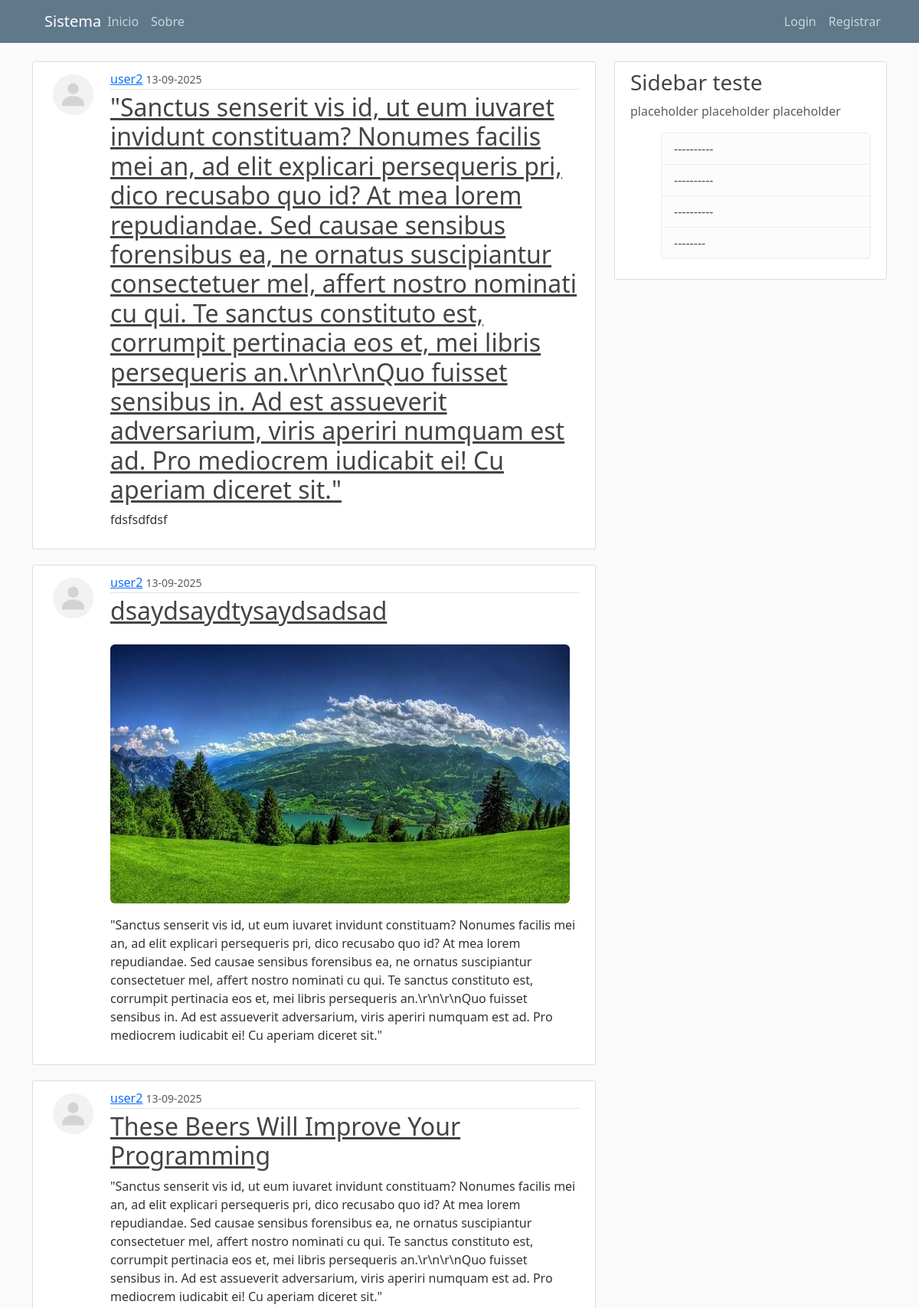
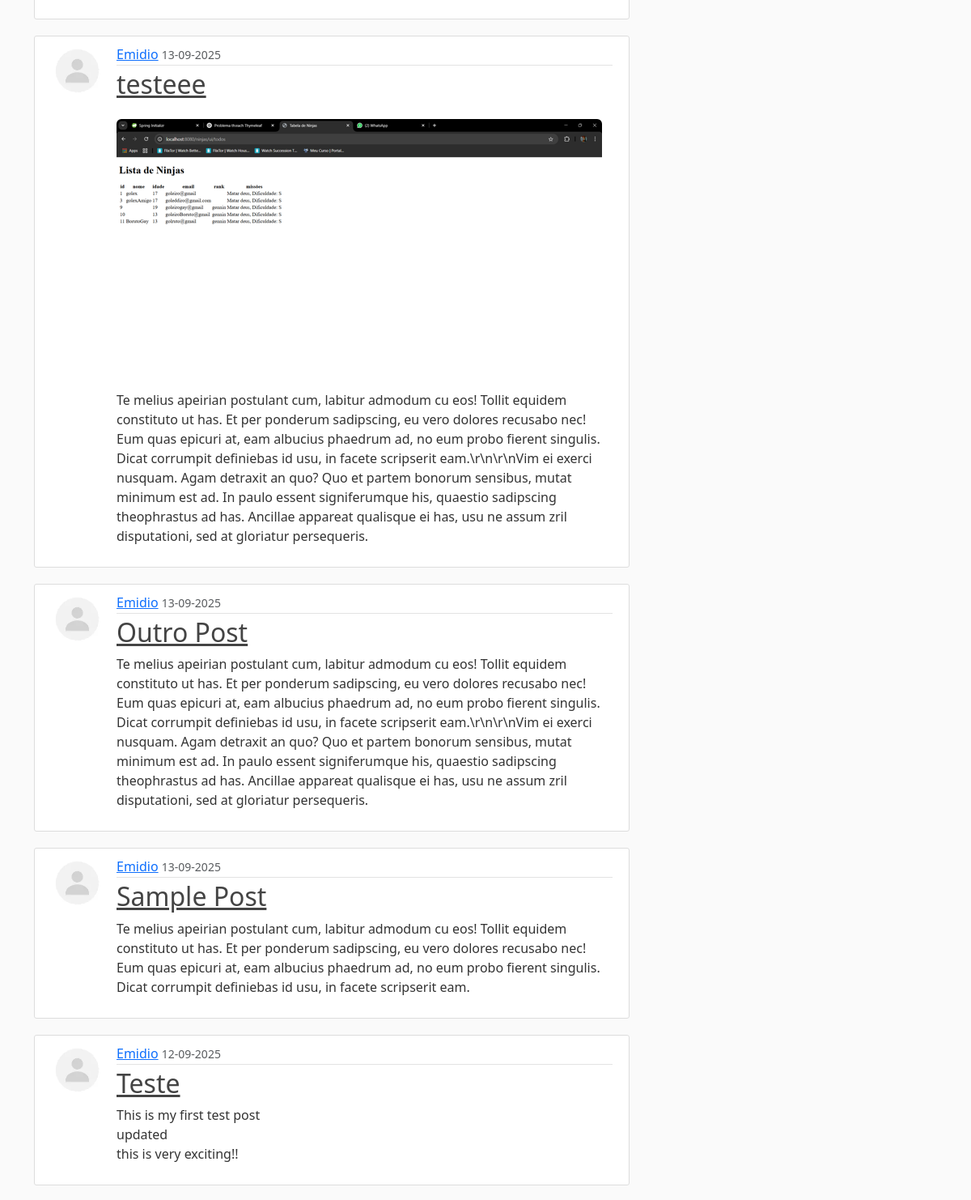
The page / (upper part) on the database its author committed (2 pictures, top to bottom).
### flaskblog/models.py (models this page shows, shortened)
class Post(db.Model):
    id = db.Column(db.Integer, primary_key = True)
    title = db.Column(db.String(100), nullable = False)
    date_posted = db.Column(db.DateTime, nullable = False, default = datetime.now)
    content = db.Column(db.Text, nullable = False)
    image_file = db.Column(db.String(20), nullable=True)
    user_id = db.Column(db.Integer, db.ForeignKey('user.id'), nullable = False)

class User(db.Model, UserMixin):
    id = db.Column(db.Integer, primary_key = True)
    username = db.Column(db.String(20), unique = True, nullable = False)
    email = db.Column(db.String(120), unique = True, nullable = False)
    image_file = db.Column(db.String(20), nullable = False, default = 'default.jpg')
    password = db.Column(db.String(60), nullable = False)
    posts = db.relationship('Post', backref = 'author', lazy = True)

### flaskblog/routes.py (the view)
@app.route("/")
def home():
    page = request.args.get('page', 1, type=int)
    posts = Post.query.order_by(Post.date_posted.desc()).paginate(page = page, per_page=8)
    return render_template('home.html', posts=posts)

### flaskblog/templates/home.html (shortened to what this page needs)
{% extends "layout.html" %}
{% block content %}
{% for post in posts.items %}
<article class="media content-section align-items-start">
    <img class="rounded-circle article-img" src="{{ url_for('static', filename = 'profile_pics/') + post.author.image_file }}" alt="">
    <div class="media-body">
        <div class="article-metadata">
            <a class="mr-2" href="#">{{ post.author.username }}</a>
            <small class="text-muted">{{ post.date_posted.strftime('%d-%m-%Y') }}</small>
        </div>
        <h2><a class="article-title" href="{{ url_for('post', post_id = post.id) }}">{{ post.title }}</a></h2>
        {% if post.image_file %}
            <img class="img-fluid rounded mt-3 mb-3" src="{{ url_for('static', filename='post_pics/' + post.image_file) }}">
        {% endif %}
        <p class="article-content">{{ post.content }}</p>
    </div>
</article>
{% endfor %}
{% endblock content %}

### flaskblog/templates/layout.html (shortened to what this page needs)
<!DOCTYPE html>
<html lang="en">
<head>
    <link rel="stylesheet" href="https://cdn.jsdelivr.net/npm/bootstrap@5.3.8/dist/css/bootstrap.rtl.min.css"
>
    <link rel="stylesheet" type="text/css" href="{{ url_for('static', filename='main.css')}}">
</head>
<body>
    <header class="site-header">
        <nav class="navbar navbar-expand-md navbar-dark bg-steel fixed-top">
            <div class="container">
                <a class="navbar-brand mr-4" href="/">Sistema</a>
                <div class="collapse navbar-collapse d-flex justify-content-between" id="navbarToggle">
                    <div class="navbar-nav mr-auto">
                        <a class="nav-item nav-link" href="{{url_for('home')}}">Inicio</a>
                        <a class="nav-item nav-link" href="{{url_for('about_page')}}">Sobre</a>
                    </div>
                    <div class="navbar-nav">
                        {% if current_user.is_authenticated %}
                            <a class="nav-item nav-link" href="{{url_for('new_post')}}">Nova Postagem</a>
                            <a class="nav-item nav-link" href="{{url_for('account')}}">Conta</a>
                            <a class="nav-item nav-link" href="{{url_for('logout')}}">Sair</a>
                        {% else %}
                            <a class="nav-item nav-link" href="{{url_for('login')}}">Login</a>
                            <a class="nav-item nav-link" href="{{url_for('register')}}">Registrar</a>
                        {% endif %}
                    </div>
                </div>
            </div>
        </nav>
    </header>
    <main role="main" class="container">
        <div class="row">
            <div class="col-md-8">
                {% block content %}{% endblock %}
            </div>
            <div class="col-md-4">
                <div class="content-section">
                    <h3>Sidebar teste</h3>
                    <p class='text-muted'> placeholder placeholder placeholder
                    <ul class="list-group">
                        <li class="list-group-item list-group-item-light">----------</li>
                        <li class="list-group-item list-group-item-light">----------</li>
                        <li class="list-group-item list-group-item-light">----------</li>
                        <li class="list-group-item list-group-item-light">--------</li>
                    </ul>
                    </p>
                </div>
            </div>
        </div>
    </main>
</body>
</html>

### flaskblog/static/main.css (style rules this page uses)
body { background: #fafafa; color: #333333; margin-top: 5rem; }
h1, h2, h3, h4, h5, h6 { color: #444444; }
.bg-steel { background-color: #5f788a; }
.site-header .navbar-nav .nav-link { color: #cbd5db; }
.content-section { background: #ffffff; padding: 10px 20px; border: 1px solid #dddddd; border-radius: 3px; margin-bottom: 20px; }
.article-title { color: #444444; }
.article-content { white-space: pre-line; }
.article-img { height: 65px; width: 65px; margin-right: 16px; }
.article-metadata { padding-bottom: 1px; margin-bottom: 4px; border-bottom: 1px solid #e3e3e3 }
.media { display: flex; align-items: center; }
.media-body { flex: 1; }

### rows shown on the page
Post: image_file (placeholder picture), author.username "user2", date_posted "13-09-2025", title "\"Sanctus senserit vis id, ut eum iuvaret invidunt constituam? Nonumes facilis mei an, ad elit explicari persequeris pri, dico recusabo quo id? At mea lorem repudiandae. Sed causae sensibus forensibus ea, ne ornatus suscipiantur consectetuer mel, affert nostro nominati cu qui. Te sanctus constituto est, corrumpit pertinacia eos et, mei libris persequeris an.\\r\\n\\r\\nQuo fuisset sensibus in. Ad est assueverit adversarium, viris aperiri numquam est ad. Pro mediocrem iudicabit ei! Cu aperiam diceret sit.\"", content "fdsfsdfdsf"
Post: image_file (placeholder picture), author.username "user2", date_posted "13-09-2025", title "dsaydsaydtysaydsadsad", image_file (picture), content "\"Sanctus senserit vis id, ut eum iuvaret invidunt constituam? Nonumes facilis mei an, ad elit explicari persequeris pri, dico recusabo quo id? At mea lorem repudiandae. Sed causae sensibus forensibus ea, ne ornatus suscipiantur consectetuer mel, affert nostro nominati cu qui. Te sanctus constituto est, corrumpit pertinacia eos et, mei libris persequeris an.\\r\\n\\r\\nQuo fuisset sensibus in. Ad est assueverit adversarium, viris aperiri numquam est ad. Pro mediocrem iudicabit ei! Cu aperiam diceret sit.\""
Post: image_file (placeholder picture), author.username "user2", date_posted "13-09-2025", title "These Beers Will Improve Your Programming", content "\"Sanctus senserit vis id, ut eum iuvaret invidunt constituam? Nonumes facilis mei an, ad elit explicari persequeris pri, dico recusabo quo id? At mea lorem repudiandae. Sed causae sensibus forensibus ea, ne ornatus suscipiantur consectetuer mel, affert nostro nominati cu qui. Te sanctus constituto est, corrumpit pertinacia eos et, mei libris persequeris an.\\r\\n\\r\\nQuo fuisset sensibus in. Ad est assueverit adversarium, viris aperiri numquam est ad. Pro mediocrem iudicabit ei! Cu aperiam diceret sit.\""
Post: image_file (picture), author.username "Emidio", date_posted "13-09-2025", title "testeee", content "Te melius apeirian postulant cum, labitur admodum cu eos! Tollit equidem constituto ut has. Et per ponderum sadipscing, eu vero dolores recusabo nec! Eum quas epicuri at, eam albucius phaedrum ad, no eum probo fierent singulis. Dicat corrumpit definiebas id usu, in facete scripserit eam.\\r\\n\\r\\nVim ei exerci nusquam. Agam detraxit an quo? Quo et partem bonorum sensibus, mutat minimum est ad. In paulo essent signiferumque his, quaestio sadipscing theophrastus ad has. Ancillae appareat qualisque ei has, usu ne assum zril disputationi, sed at gloriatur persequeris."
Post: image_file (picture), author.username "Emidio", date_posted "13-09-2025", title "Outro Post", content "Te melius apeirian postulant cum, labitur admodum cu eos! Tollit equidem constituto ut has. Et per ponderum sadipscing, eu vero dolores recusabo nec! Eum quas epicuri at, eam albucius phaedrum ad, no eum probo fierent singulis. Dicat corrumpit definiebas id usu, in facete scripserit eam.\\r\\n\\r\\nVim ei exerci nusquam. Agam detraxit an quo? Quo et partem bonorum sensibus, mutat minimum est ad. In paulo essent signiferumque his, quaestio sadipscing theophrastus ad has. Ancillae appareat qualisque ei has, usu ne assum zril disputationi, sed at gloriatur persequeris."
Post: image_file (picture), author.username "Emidio", date_posted "13-09-2025", title "Sample Post", content "Te melius apeirian postulant cum, labitur admodum cu eos! Tollit equidem constituto ut has. Et per ponderum sadipscing, eu vero dolores recusabo nec! Eum quas epicuri at, eam albucius phaedrum ad, no eum probo fierent singulis. Dicat corrumpit definiebas id usu, in facete scripserit eam."
Post: image_file (picture), author.username "Emidio", date_posted "12-09-2025", title "Teste", content "This is my first test post updated this is very exciting!!"
